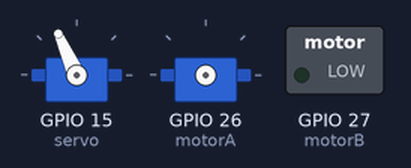
A sketch run on a simulated ESP32. Shown: 2 × servo, switched loads named in the sketch (green lamp = pin HIGH). Servo pulses on a pin are drawn as a servo (544–2400 µs = 0–180°); pins used as bus, display or sensor lines are not drawn.

Above: at 0.05 s.
At 0.45 s:
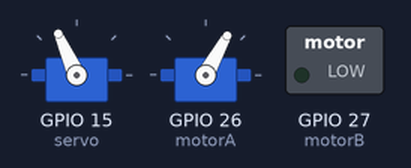
At 0.85 s:
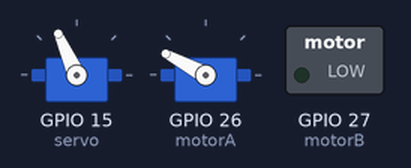
At 7.2 s:
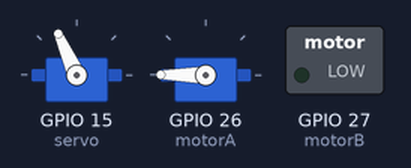
Timing chart, 0 to 9.4 s (numbered marks = the images above):
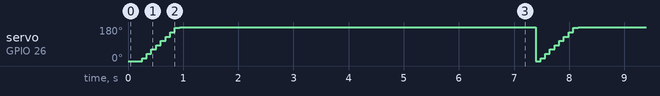

Measured:
- by itself, servo on GPIO 26 (motorA): repeats every 7.2 s: 38° 0.09 s, 61° 0.09 s, 84° 0.09 s, 106° 0.09 s, 129° 0.09 s, 152° 0.09 s, 175° 0.09 s, 180° 6.5 s, 0° 0.09 s, 15° 0.09 s

The sketch:

car_test2.ino
```cpp
const int servo = 15; //13 15--舵机
const int motorA =26; //电机A
const int motorB = 27;//电机B

const int freq = 50;//频率
const int resolution = 8;//分辨率

const int servo_channel = 0;//舵机
const int motorA_channel = 1;//电机A
const int motorB_channel = 2;//电机B


void setup() {
    //舵机
    ledcSetup(servo_channel,freq,resolution);
    ledcAttachPin(servo,servo_channel);
    //电机A
    ledcSetup(motorA_channel,freq,resolution);
    ledcAttachPin(motorA,motorA_channel);
    //电机B
    ledcSetup(motorB_channel,freq,resolution);
    ledcAttachPin(motorB,motorB_channel);

    /*初始化*/
    ledcWrite(servo_channel,22);
    ledcWrite(motorA_channel,0);
    ledcWrite(motorB_channel,0);
    }

void loop(){
    while (1){
        for(int a = 0;a < 255;a=a+3){
          ledcWrite(motorA_channel,a);
          delay(85);
          }


        }

    }
```
